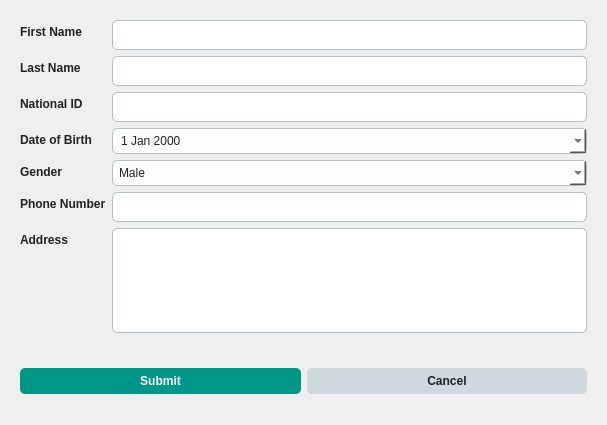
<?xml version="1.0" encoding="UTF-8"?>
<ui version="4.0">
 <class>Dialog</class>
 <widget class="QDialog" name="Dialog">
  <property name="geometry">
   <rect>
    <x>0</x>
    <y>0</y>
    <width>607</width>
    <height>425</height>
   </rect>
  </property>
  <property name="windowTitle">
   <string>Dialog</string>
  </property>
  <property name="styleSheet">
   <string notr="true">/* ==== QDialog Background ==== */
QDialog#AddPatientDialog {
    background-color: #F5F5F5;
    font-family: Segoe UI, sans-serif;
    font-size: 13px;
    color: #212121;
}

/* ==== QLabel ==== */
QLabel {
    color: #212121;
    font-weight: 500;
}

/* ==== QLineEdit, QPlainTextEdit ==== */
QLineEdit, QPlainTextEdit {
    background-color: #FFFFFF;
    border: 1px solid #B0BEC5;
    border-radius: 5px;
    padding: 6px;
    color: #212121;
}
QLineEdit:focus, QPlainTextEdit:focus {
    border: 1px solid #009688;
    background-color: #F0FDFC;
}

/* ==== QDateEdit ==== */
QDateEdit {
    background-color: #FFFFFF;
    border: 1px solid #B0BEC5;
    border-radius: 5px;
    padding: 4px 6px;
    color: #212121;
}
QDateEdit:focus {
    border: 1px solid #009688;
}

/* ==== QComboBox ==== */
QComboBox {
    background-color: #FFFFFF;
    border: 1px solid #B0BEC5;
    border-radius: 5px;
    padding: 4px 6px;
    color: #212121;
}
QComboBox:focus {
    border: 1px solid #009688;
}

/* ==== QPushButton - Submit ==== */
QPushButton#btnSubmit {
    background-color: #009688;
    color: white;
    border: none;
    border-radius: 5px;
    padding: 6px 14px;
    font-weight: bold;
}
QPushButton#btnSubmit:hover {
    background-color: #00796B;
}

/* ==== QPushButton - Cancel ==== */
QPushButton#btnCancel {
    background-color: #CFD8DC;
    color: #212121;
    border: none;
    border-radius: 5px;
    padding: 6px 14px;
    font-weight: bold;
}
QPushButton#btnCancel:hover {
    background-color: #B0BEC5;
}
</string>
  </property>
  <layout class="QVBoxLayout" name="verticalLayout" stretch="5,1">
   <item>
    <widget class="QWidget" name="widget" native="true">
     <layout class="QFormLayout" name="formLayout">
      <item row="0" column="0">
       <widget class="QLabel" name="label">
        <property name="text">
         <string>First Name</string>
        </property>
       </widget>
      </item>
      <item row="1" column="0">
       <widget class="QLabel" name="label_3">
        <property name="text">
         <string>Last Name</string>
        </property>
       </widget>
      </item>
      <item row="0" column="1">
       <widget class="QLineEdit" name="lineEditFirstname"/>
      </item>
      <item row="1" column="1">
       <widget class="QLineEdit" name="lineEditLastname"/>
      </item>
      <item row="2" column="1">
       <widget class="QLineEdit" name="lineEditID"/>
      </item>
      <item row="2" column="0">
       <widget class="QLabel" name="label_4">
        <property name="text">
         <string>National ID</string>
        </property>
       </widget>
      </item>
      <item row="3" column="0">
       <widget class="QLabel" name="label_2">
        <property name="text">
         <string>Date of Birth</string>
        </property>
       </widget>
      </item>
      <item row="4" column="0">
       <widget class="QLabel" name="label_5">
        <property name="text">
         <string>Gender</string>
        </property>
       </widget>
      </item>
      <item row="3" column="1">
       <widget class="QDateEdit" name="dateEditBirth">
        <property name="calendarPopup">
         <bool>true</bool>
        </property>
       </widget>
      </item>
      <item row="4" column="1">
       <widget class="QComboBox" name="comboGender">
        <item>
         <property name="text">
          <string>Male</string>
         </property>
        </item>
        <item>
         <property name="text">
          <string>Female</string>
         </property>
        </item>
        <item>
         <property name="text">
          <string>Other</string>
         </property>
        </item>
       </widget>
      </item>
      <item row="5" column="0">
       <widget class="QLabel" name="label_6">
        <property name="text">
         <string>Phone Number</string>
        </property>
       </widget>
      </item>
      <item row="6" column="0">
       <widget class="QLabel" name="label_7">
        <property name="text">
         <string>Address</string>
        </property>
       </widget>
      </item>
      <item row="5" column="1">
       <widget class="QLineEdit" name="lineEditPhone"/>
      </item>
      <item row="6" column="1">
       <widget class="QPlainTextEdit" name="plainTextAddress"/>
      </item>
     </layout>
    </widget>
   </item>
   <item>
    <widget class="QWidget" name="widget_2" native="true">
     <layout class="QHBoxLayout" name="horizontalLayout">
      <item>
       <widget class="QPushButton" name="btnSubmit">
        <property name="text">
         <string>Submit</string>
        </property>
       </widget>
      </item>
      <item>
       <widget class="QPushButton" name="btnCancel">
        <property name="text">
         <string>Cancel</string>
        </property>
       </widget>
      </item>
     </layout>
    </widget>
   </item>
  </layout>
 </widget>
 <resources/>
 <connections/>
</ui>
